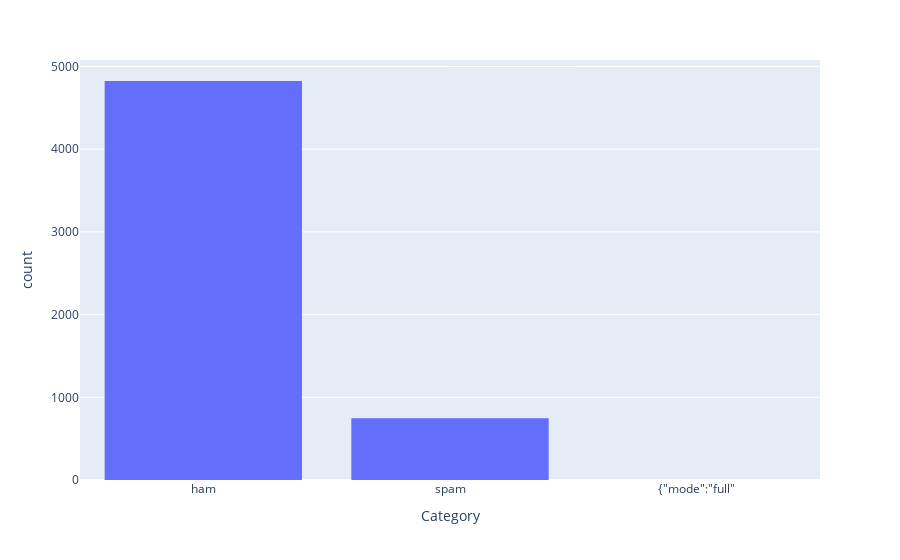

Notebook code for this chart:
### Code cell
px.histogram(df, x='Category')

### Figure 1 — Plotly figure (JSON) as saved in the notebook; plotly's stock layout.template omitted (floating-point values rounded to 4 significant figures; data arrays with more than 128 entries replaced by an {"elided": "..."} marker saying what was removed)
{"data": [{"alignmentgroup": "True", "bingroup": "x", "hovertemplate": "Category=%{x}<br>count=%{y}<extra></extra>", "legendgroup": "", "marker": {"color": "#636efa", "pattern": {"shape": ""}}, "name": "", "offsetgroup": "", "orientation": "v", "showlegend": false, "type": "histogram", "x": {"elided": "5573 str values"}, "xaxis": "x", "yaxis": "y"}], "layout": {"barmode": "relative", "legend": {"tracegroupgap": 0}, "margin": {"t": 60}, "xaxis": {"anchor": "y", "domain": [0, 1], "title": {"text": "Category"}}, "yaxis": {"anchor": "x", "domain": [0, 1], "title": {"text": "count"}}}}
